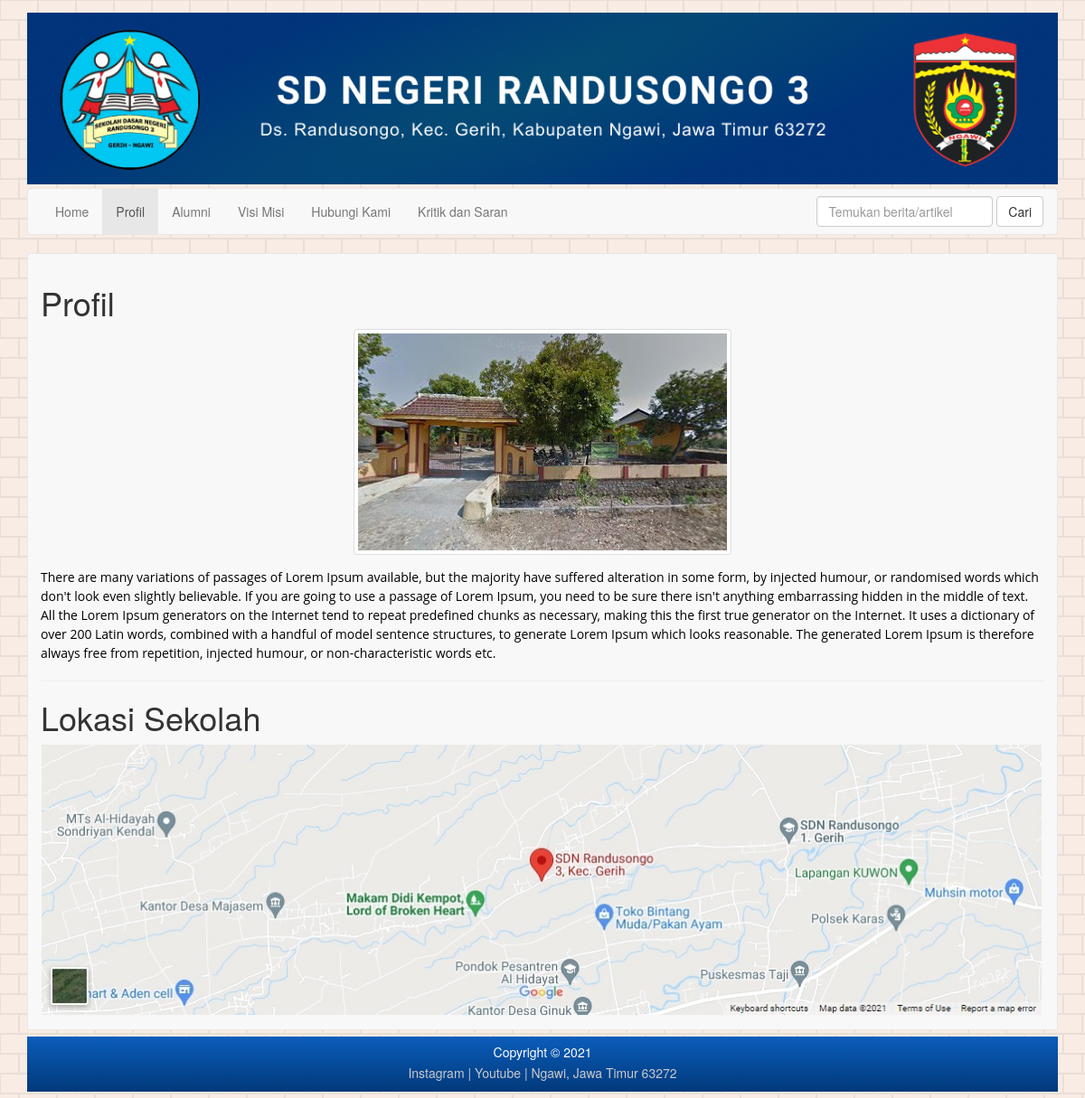
/?page=profil, run on the app's committed database.
### tables this page shows
CREATE TABLE IF NOT EXISTS `profil` (
  `id_profil` int(11) NOT NULL AUTO_INCREMENT,
  `picture_profil` varchar(185) NOT NULL DEFAULT '',
  `desc_profil` text NOT NULL,
  `location` varchar(185) NOT NULL DEFAULT '',
  PRIMARY KEY (`id_profil`)
);

### models/m_profil.php (called while the page is built, shortened)
<?php
class Profil{
   private $mysqli;
   function __construct($conn) {
      $this->mysqli = $conn;
   }
   public function tampil($id = null) {
      $db = $this->mysqli->conn;
      $sql = "SELECT * FROM profil";
      $query = $db->query($sql) or die ($db->error);
      return $query;
   }
}
?>

### models/m_kontak.php (called while the page is built, shortened)
<?php
class Kontak{
   private $mysqli;
   function __construct($conn) {
      $this->mysqli = $conn;
   }
   public function tampil($id = null) {
      $db = $this->mysqli->conn;
      $sql = "SELECT * FROM kontak_kami";
      $query = $db->query($sql) or die ($db->error);
      return $query;
   }
}
?>

### index.php (the view, shortened to what this page needs)
<?php
require_once('config/+koneksi.php');
require_once('models/m_kontak.php');
$connection = new Database($host, $user, $pass, $database);
$kontak = new Kontak($connection);
$tampilKontak = $kontak->tampil()->fetch_object();
$url = @$_GET['page'];
?>
<!DOCTYPE html>
<html lang="en">
<head>
    <link href="assets/css/bootstrap.css" rel="stylesheet">
    <link href="assets/css/sb-admin.css" rel="stylesheet">
    <link rel="stylesheet" href="assets/font-awesome/css/font-awesome.min.css">
</head>
<body class="container bg-pattern">
<header>
  <div class="banner-wrap bg-success margin-top-md">
    <img src="images/banner-sdn-randusongo-3_lg.jpg" alt="banner-sdn-randusongo-3" class="header-banner-img">
  </div>
  <nav class="navbar navbar-default margin-top-xs">
    <div class="container-fluids">
      <div class="collapse navbar-collapse" id="bs-example-navbar-collapse-1">
        <ul class="nav navbar-nav">
          <li <?= $url == 'home' ? 'class="active"' : '' ?> ><a href="?page=home">Home</a></li>
          <li <?= $url == 'profil' ? 'class="active"' : '' ?> ><a href="?page=profil">Profil</a></li>
          <li <?= $url == 'alumni' ? 'class="active"' : '' ?> ><a href="?page=alumni">Alumni</a></li>
          <li <?= $url == 'visi-misi' ? 'class="active"' : '' ?> ><a href="?page=visi-misi">Visi Misi</a></li>
          <li <?= $url == 'hubungi-kami' ? 'class="active"' : '' ?> ><a href="?page=hubungi-kami">Hubungi Kami</a></li>
          <li <?= $url == 'kritik-saran' ? 'class="active"' : '' ?> ><a href="?page=kritik-saran">Kritik dan Saran</a></li>
        </ul>
        <form action="?page=home" method="POST" class="navbar-form navbar-right">
          <div class="form-group">
            <input type="text" class="form-control" name="kata_kunci" placeholder="Temukan berita/artikel">
          </div>
          <button type="submit" name="pencarian" class="btn btn-default">Cari</button>
        </form>
      </div>
    </div>
  </nav>
</header>
<main class="bg-main padding-md">
  <?php
  switch ($url) {
    case 'profil':
      include "views/guest/profil.php";
      break;
  }
  ?>
</main>
<footer class="bg-footer margin-top-sm margin-bottom-sm padding-sm">
  <p class="text-center text-white margin-bottom-xs">Copyright &copy; 2021 </p>
  <p class="text-center text-gray margin-bottom-xs">
    <a href="<?= $tampilKontak->instagram ?>" target="_blank" class="footer-link">Instagram</a> | <a href="<?= $tampilKontak->youtube ?>" target="_blank" class="footer-link">Youtube</a> | Ngawi, Jawa Timur 63272
  </p>
</footer>
</body>
</html>

### views/guest/profil.php
<?php
require_once 'models/m_profil.php';
$profil = new Profil($connection);
$tampil = $profil->tampil()->fetch_object();
?>
<div>
   <h1>Profil</h1>
   <img src="images/image_profil/<?= $tampil->picture_profil ?>" alt="foto-gedung-sekolah" class="img-responsive thumbnail center-block margin-bottom-md" style="max-height: 350px">
   <p><?= htmlspecialchars_decode($tampil->desc_profil) ?></p>
   <hr>
   <h1>Lokasi Sekolah</h1>
   <a href="<?= $tampil->location ?>" target="_blank" rel="nofollow">
      <img src="images/lokasi-sekolah.jpg" alt="lokasi-sekolah" style="width: 100%">
   </a>
</div>

### assets/css/sb-admin.css (style rules this page uses)
body { margin: 0; padding: 0; }
.bg-pattern { background-color: #f8ece4; }
* { box-sizing: border-box; }
main { min-height: 30em; }
@media (min-width:768px) { .navbar-collapse { padding-left: 15px !important; padding-right: 15px !important; } }
.padding-sm { padding: .5em; }
.padding-md { padding: 1em; }
.margin-top-xs { margin-top: .25em; }
.margin-top-sm { margin-top: .5em; }
.margin-top-md { margin-top: 1em; }
.margin-bottom-xs { margin-bottom: .25em; }
.margin-bottom-sm { margin-bottom: .5em; }
.margin-bottom-md { margin-bottom: 1em; }
.bg-main { border: 1px solid #e7e7e7; background-color: #f8f8f8; }
.bg-footer { background-image: linear-gradient(to top, #01397A, #0b5dbb); }
.text-white { color: white; }
.text-gray { color: #cacaca; }
.footer-link { color: #cacaca; text-decoration: none; }
.header-banner-img { width: 100%; }

### data on the page
profil: picture_profil (picture), desc_profil "There are many variations of passages of Lorem Ipsum available, but the majority have suffered alteration in some form, by injected humour, or randomised words which don't look even slightly believable. If you are going to use a passage of Lorem Ipsum, you need to be sure there isn't anything embarrassing hidden in the middle of text. All the Lorem Ipsum generators on the Internet tend to repeat predefined chunks as necessary, making this the first true generator on the Internet. It uses a dictionary of over 200 Latin words, combined with a handful of model sentence structures, to generate Lorem Ipsum which looks reasonable. The generated Lorem Ipsum is therefore always free from…"
